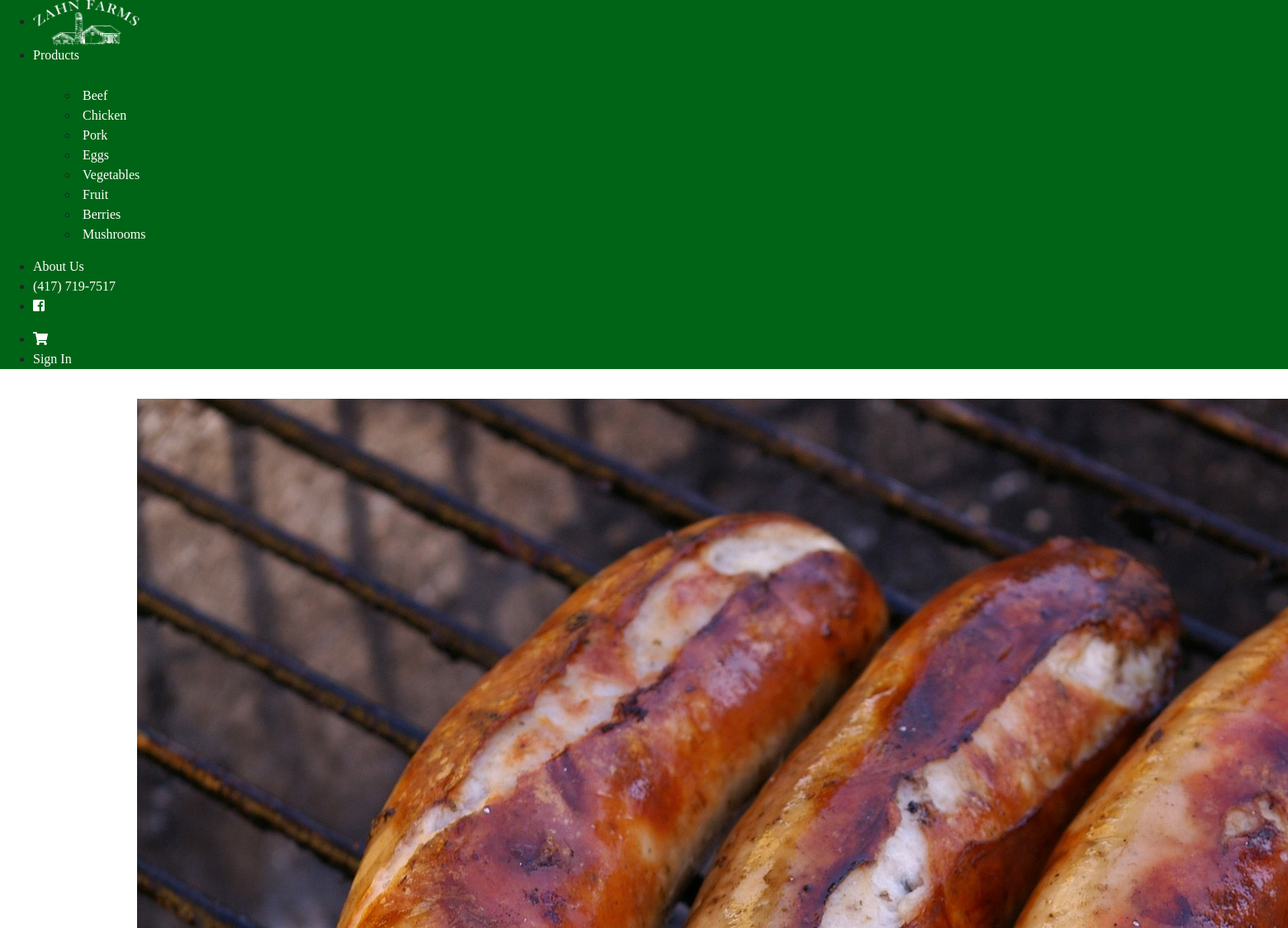
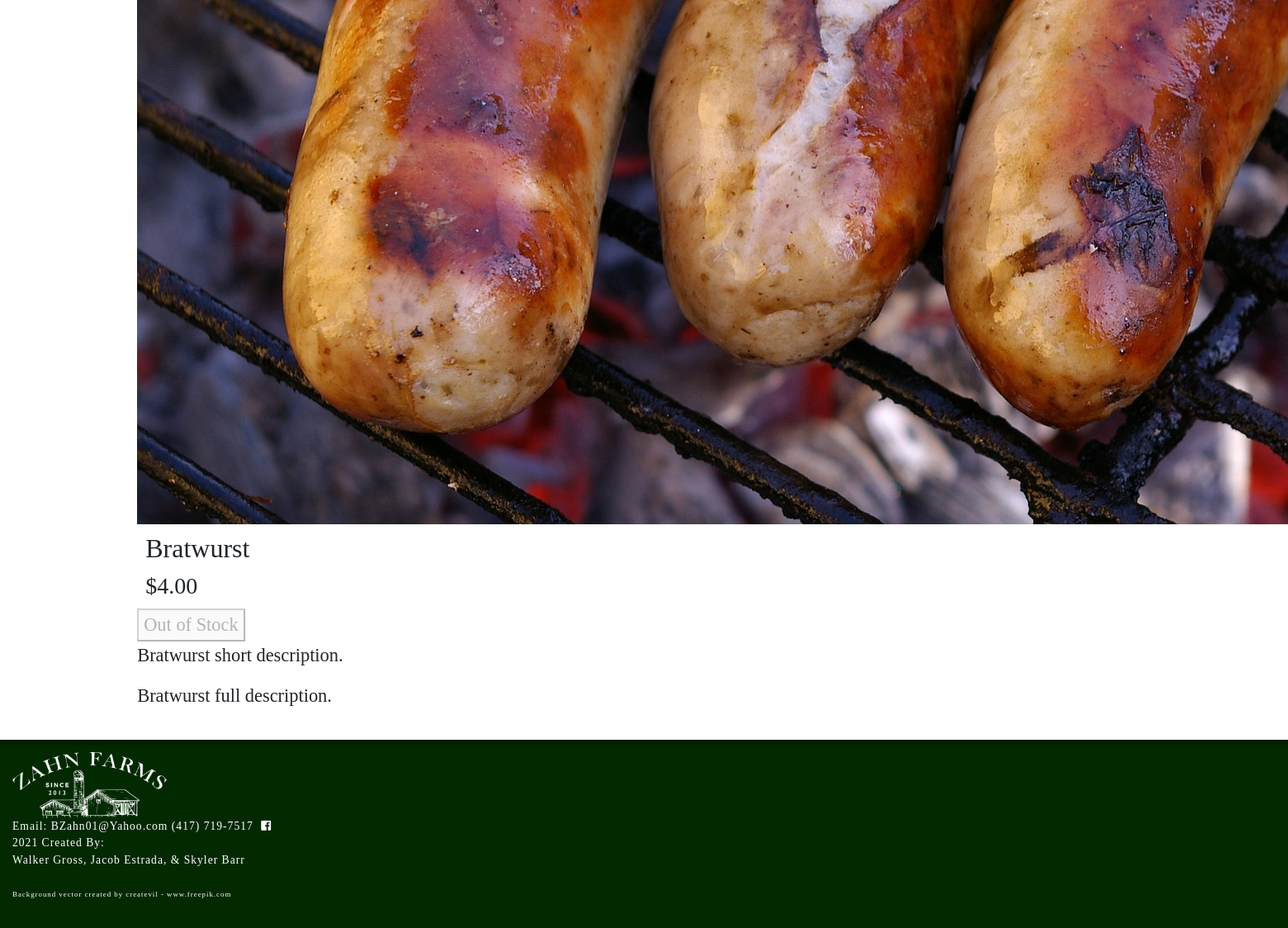
Screenshot of /product?catID=41&prodID=5 with the database file from the repository (2 pictures, top to bottom).
### tables this page shows
CREATE TABLE `categories` (
  `catID` int(11) NOT NULL,
  `catName` varchar(25) NOT NULL,
  `image` varchar(255) NOT NULL,
  `taxRate` decimal(4,4) NOT NULL DEFAULT '0.0000',
  `hide` tinyint(1) NOT NULL
);

CREATE TABLE `products` (
  `productID` int(11) NOT NULL,
  `productName` varchar(50) NOT NULL,
  `portionsID` int(11) NOT NULL,
  `price` decimal(10,2) DEFAULT NULL,
  `qty` int(10) DEFAULT NULL,
  `shortDesc` varchar(255) DEFAULT NULL,
  `fullDesc` varchar(255) DEFAULT NULL,
  `catID` int(11) NOT NULL,
  `image` varchar(255) NOT NULL,
  `sizeID` int(11) DEFAULT NULL,
  `outOfSeason` tinyint(1) NOT NULL,
  `hide` tinyint(1) NOT NULL
);

### models/products_db.php (called while the page is built, shortened)
<?php
function getAllCategoriesShow(){
    global $db;
    $sql = "SELECT * FROM categories WHERE hide = 0";
    $qry = $db->query($sql);
    $aryCat = $qry->fetchAll();
    return $aryCat;
}
function prodByID($prodID){
    global $db;
    $sql = "select * from products where productID = $prodID";
    $qry = $db->query($sql);
    $product = $qry->fetch();
    return $product;
}

### models/requests.php (called while the page is built, shortened)
<?php
$prodID = filter_input(INPUT_GET, "prodID");
?>

### product/product.php (the view, shortened to what this page needs)
<?php
$prod = prodByID($prodID);
$portion = portionByID($prod['portionsID']);
$qty = $prod['qty'];
?>
<div class="product-card-full uk-grid-small uk-flex-center uk-text-center" style="width:90%; margin:auto" uk-grid>
  <div class="uk-card uk-card-default uk-width-1-2">
    <img src="../images/<?=$prod['image']?>" alt="<?=$prod['productName']?> Image">
  </div>
  <div class="uk-width-1-2@s">
    <h2>
      <?=$prod['productName']?>
    </h2>
    <h3 id="price" style="<?php echo($prod['sizeID'] != null ? 'display:none;' : '')?><?php echo($prod['outOfSeason'] == 1 ? 'display:none;' : '')?>">
      <?php echo"$" . $prod['price'] . " " . $portion['portionsDesc']?>
    </h3>
    <form class="uk-form-stacked" action="cart.php" method="post">
      <div class="uk-grid-small uk-child-width-1-1@m uk-flex-center uk-text-center" uk-grid>
        <?php
        if ($qty == 0) {
        ?>
        <div class="uk-card">
          <button id="submit add-to-cart-btn" class="uk-button uk-button-default" tabindex="-1" disabled>Out of Stock</button>
        </div>
        <?php
        } else if ($prod['outOfSeason'] == 1) {
        ?>
        <div class="uk-card">
          <button id="submit add-to-cart-btn" class="uk-button uk-button-default" tabindex="-1" disabled>Out of Season</button>
        </div>
        <?php
        }
        ?>
      </div>
    </form>
    <div class="uk-card uk-card-default uk-card-body uk-width-expand product-desc-short">
    <p><?=$prod['shortDesc']?></p>
  </div>
  </div>
  <div class="uk-card uk-card-default uk-card-body uk-width-expand product-desc-full">
    <p><?=$prod['fullDesc']?></p>
  </div>
</div>

### views/header.php (shortened to what this page needs)
<!DOCTYPE html>
<html lang="en">
<head>
    <link rel="stylesheet" href="https://stackpath.bootstrapcdn.com/bootstrap/4.1.3/css/bootstrap.min.css"
>
    <link rel="stylesheet" href="https://use.fontawesome.com/releases/v5.5.0/css/all.css"
>
    <link rel="stylesheet" href="https://cdn.jsdelivr.net/npm/uikit@3.6.17/dist/css/uikit.min.css" />
    <link rel="stylesheet" href="../views/styles.css">
</head>
<body>
    <?php
        include "../models/db.php";
        include "../models/products_db.php";
        include "../views/navbar.php";
    ?>

### views/navbar.php (shortened to what this page needs)
<div class="no-print" uk-sticky="sel-target: .uk-navbar-container; cls-active: uk-navbar-sticky">
    <nav class="nav-bar uk-navbar-container" uk-navbar>
        <div class="uk-navbar-left">
            <ul class="uk-navbar-nav">
                <li>
                    <a class="uk-logo" style="min-width:177px;" href="../product/">
                        <img style="" src="../images/Logo.png" alt="Zahn Farms Logo">
                    </a>
                </li>
                <li>
                    <a href="../product/">Products</a>
                    <div class="uk-navbar-dropdown" delay-hide="250">
                        <ul class="uk-nav uk-navbar-dropdown-nav">
                            <?php
                            $aryCat = getAllCategoriesShow();
                            foreach($aryCat as $cat){
                            ?>
                            <li><a href="../product?catID=<?=$cat['catID']?>"><?=$cat['catName']?></a></li>
                            <?php
                            }
                            ?>
                        </ul>
                    </div>
                </li>
                <li><a href="../aboutUs/aboutUs.php">About Us</a></li>
                <li><a href="tel:417-719-7517" class="navContact">(417) 719-7517</a></li>
                <li><a href="https://www.facebook.com/ZahnFarms/" target="_blank"><i
                            class="fab fa-facebook-square"></i></a></li>
            </ul>
        </div>
        <div class="uk-navbar-right">
            <ul class="uk-navbar-nav">
                <li><a href="../product/cart.php"><i class="fas fa-shopping-cart"></i></a></li>
                <li><a href="../admin/">Sign In</a></li>
            </ul>
        </div>
    </nav>
</div>

### product/index.php (shortened to what this page needs)
<?php
include "../views/header.php";
include '../models/requests.php';
echo"<div class='content-container'>";
if (!isset($catID)){
    include "categories.php";
}
else if (!isset($prodID)) {
    include "products.php";
}
else {
    include "product.php";
}
echo"</div>";
include "../views/footer.php";
?>

### views/footer.php (shortened to what this page needs)
<footer class="footer no-print">
  <div class="uk-grid-match uk-child-width-expand@s uk-text-center" uk-grid>
    <div class="footer-image">
      <a href="../product"><img src="../images/LogoFull.png" alt="Zahn Farms Logo" style="height: 80px;">
        </a>
    </div>
    <div class="footer-contact">
      <a href="mailto:bzahn01@yahoo.com">Email: BZahn01@Yahoo.com</a>
      <a href="tel:417-719-7517">(417) 719-7517</a>
      <a href="https://www.facebook.com/ZahnFarms/" target="_blank"><i class="fab fa-facebook-square"></i></a>
    </div>
    <div class="footer-credits">
      <p class="uk-text-right@s">
        2021 Created By:<br>Walker Gross, Jacob Estrada, & Skyler Barr
        <br><br>
        <a style="font-size: .65em;" href="https://www.freepik.com/vectors/background">Background vector created by createvil - www.freepik.com</a>
      </p>
    </div>
  </div>
</footer>
</body>
</html>

### views/styles.css (style rules this page uses)
:root { --primary-green: #006416; --secondary-green: #18890B; --dark-green: #022900; }
html, body { background-image: url("../images/barnWood.jpg"); background-size: cover; padding:0px; font-family: "Caveat Brush", cursive; }
body { display: flex; flex-direction: column; min-height: 100vh; }
.uk-navbar-container { background-color: var(--primary-green) !important; }
.uk-navbar-nav>li>a { font-family: 'Libre Baskerville', serif; font-weight: 500; font-size: 1em; }
.uk-navbar-dropdown { background-color: var(--primary-green); font-family: 'Libre Baskerville', cursive; padding: 15px; margin-top:10px; }
.uk-navbar-dropdown-nav>li>a { padding-left:5px; }
nav a, nav a:hover { color: white !important; text-decoration: none; }
nav img { height:55px; width: 129px; }
.content-container { width: 90%; margin:auto; margin-top:0px; padding:20px; min-height:70vh; background-color: rgba(255, 255, 255, .15); backdrop-filter: blur(12px); }
.uk-card { font-family: 'Caveat Brush', cursive; font-size: 1.4em; background-color: rgba(1,1,1,0); box-shadow: none; }
.product-card-full :is(h2, h3, label) { font-family: 'Caveat Brush', cursive; margin:10px; }
footer { font-family: 'Libre Baskerville', serif; background-color: var(--dark-green); color: white; padding: 15px; box-shadow: 0px 10px 10px -10px black inset; font-size: .85em; letter-spacing: 1px; margin-top: auto; }
footer a { color: white; }
.footer-contact .fab { padding: 0px 5px; }
.no-print { display: block; }

### rows the page displays
categories: catName "Beef"
categories: catName "Chicken"
categories: catName "Pork"
categories: catName "Eggs"
categories: catName "Vegetables"
categories: catName "Fruit"
categories: catName "Berries"
categories: catName "Mushrooms"
products: image+productName (picture), productName "Bratwurst", price "4.00", shortDesc "Bratwurst short description.", fullDesc "Bratwurst full description."
